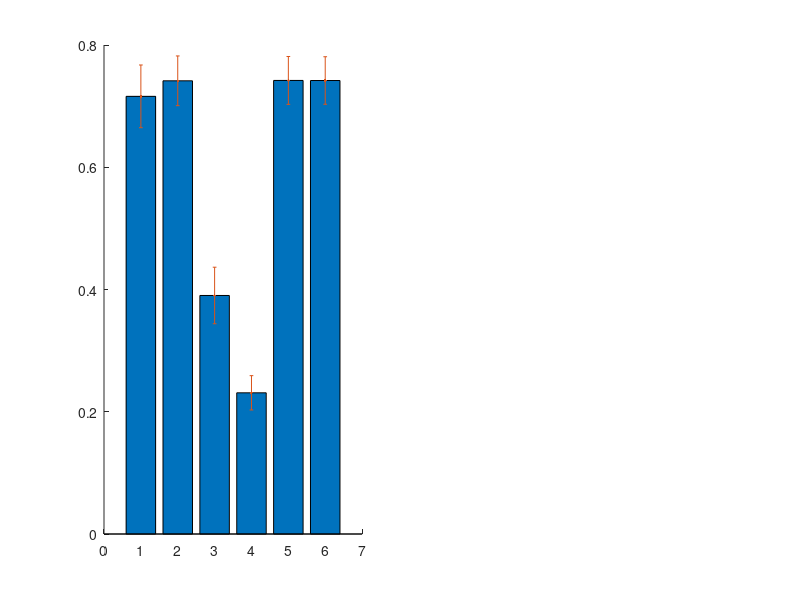

This chart was generated by the following MATLAB code: (Note: this script raises an error after producing the figure.)
%% generating plots for the simulation model 2
%% Refer running_simulation2 (Fig3).m and running_simulation2 (Fig3).m for generating loading files

addpath(genpath(pwd))

% loading file; See running_simulation2 (Fig3).m for generating this file
load('main_sim_plot_rng_200_3_missing1_1.mat')
ind_method=1:6;  
avg_perf=0;  sqr_perf=0;
for ii=1:50
    avg_perf=avg_perf+performance_set{ii}/50;
    sqr_perf=sqr_perf+(performance_set{ii}.^2)/50;
end
vars=sqr_perf-avg_perf.^2;  stds=sqrt(vars);

mat_perf=zeros(6,50); 
for ii=1:50
    mat_perf(:,ii)=performance_set{ii}(1,ind_method)';
end
pp_set=[];
for ii=1:6
[hh, pp]= ttest(mat_perf(ii,:),mat_perf(6,:)); pp_set=[pp_set,pp];
end
avg_perf(1,ind_method)


title={'SC', 'SSC', 'tSNE','SIMLR', 'PSSC', 'MPSSC'};

mean_val1= avg_perf(1,ind_method);
std_val1=stds(1,ind_method);

ylim1=min(mean_val1)-0.1; ylim2=max(mean_val1)+0.1;
clf
subplot(1,2,1)
%figure
hold on
ttt1=bar(1:6,mean_val1); 
ttt2=errorbar(1:6,mean_val1,std_val1,'.'); ttt2.Color='k'
set(gca,'XTick',1:1:6)
ttt=xlabel('Method'); ttt.FontSize=15;
xlim([0 7]); 
ylabel('NMI', 'FontSize', 15)
alpha 0.5
xticklabels({'SC'    'SSC'     'tSNE'    'SIMLR'    'PSSC'  'MPSSC'});   xtickangle(45)
htext=text(-0.06,1.06,'C','Units','normalized')
htext.FontSize=20;
set(gca,'FontSize', 14);



% loading file; See running_simulation2 (Fig3).m for generating this file
load('main_sim_plot_rng_200_3_missing2_1.mat')
avg_perf=0;  sqr_perf=0;
for ii=1:50
    avg_perf=avg_perf+performance_set{ii}/50;
    sqr_perf=sqr_perf+(performance_set{ii}.^2)/50;
end
vars=sqr_perf-avg_perf.^2;  stds=sqrt(vars);

mat_perf=zeros(6,50); 
for ii=1:50
    mat_perf(:,ii)=performance_set{ii}(1,ind_method)';
end
pp_set=[];
for ii=1:6
[hh, pp]= ttest(mat_perf(ii,:),mat_perf(6,:)); pp_set=[pp_set,pp];
end
avg_perf(1,ind_method)


title={'SC', 'SSC', 'tSNE','SIMLR', 'PSSC', 'MPSSC'};


mean_val1= avg_perf(1,ind_method);
std_val1=stds(1,ind_method);

ylim1=min(mean_val1)-0.1; ylim2=max(mean_val1)+0.1;

subplot(1,2,2)
hold on
ttt1=bar(1:6,mean_val1);  %ttt1.FaceColor='k'
ttt2=errorbar(1:6,mean_val1,std_val1,'.'); ttt2.Color='k'
set(gca,'XTick',1:1:6)
ttt=xlabel('Method'); ttt.FontSize=15;
xlim([0 7]); %ylim([0.45 0.9])
ylabel('NMI', 'FontSize', 15)
alpha 0.5
xticklabels({'SC'    'SSC'       'tSNE'    'SIMLR'     'PSSC' 'MPSSC'});   xtickangle(45)
htext=text(-0.06,1.06,'D','Units','normalized')
htext.FontSize=20;
set(gca,'FontSize', 14);


fig = gcf;
fgP = fig.Position;
fgP(4) = fgP(4)/2.5;

set(gcf,'PaperPositionMode','auto');
print -depsc simulation_mixture_plot_miss2

